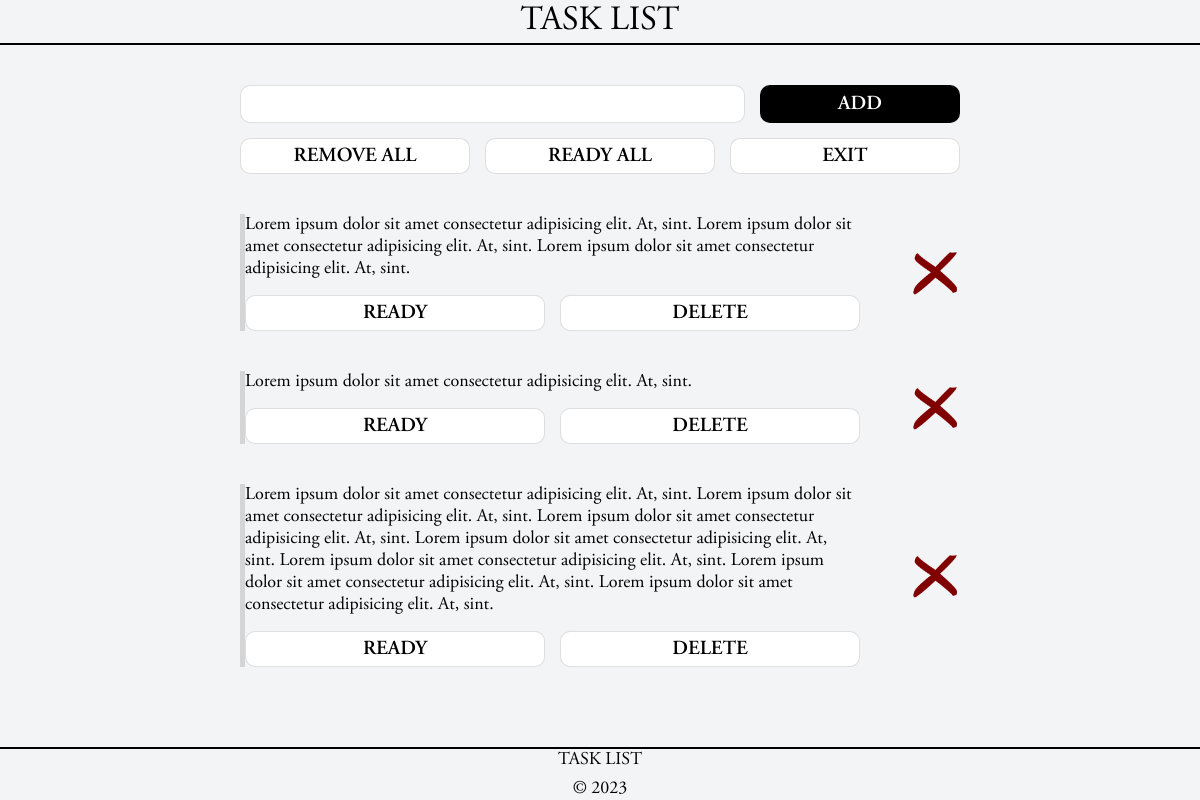
/index.php (signed in), run on the app's committed database.
### tables this page shows
CREATE TABLE `tasks` (
  `id` int(11) NOT NULL,
  `user_id` int(11) NOT NULL,
  `description` text NOT NULL,
  `status` varchar(255) NOT NULL,
  `created_at` datetime NOT NULL DEFAULT current_timestamp()
);

### index.php (called while the page is built, shortened)
<?php
	include 'components/header.php';
	include 'components/contents/main.php';
	include 'components/footer.php';
?>

### components/contents/main.php (the view, shortened to what this page needs)
<main class="main">
	<div class="container">
		<div class="tasklist_add">
			<form action="controllers/add.php" method="POST" class="tasklist_add_block">
				<input type="text" name="add_text" class="add_text">
				<input type="submit" name="add_sub" value="ADD" class="add_sub">
			</form>
			<div class="tasklist_add_block">
				<a href="controllers/delete.php?task_all=ALL" class="tasklist_btn">REMOVE ALL</a>
				<a href="controllers/status.php?task_all=ALL" class="tasklist_btn">READY ALL</a>
				<a href="controllers/exit.php" class="tasklist_btn">EXIT</a>
			</div>
		</div>
		<div class="tasklist">
			<?php
				$user_id = $_SESSION['user']['id'];
				$int_user_id = settype($user_id, 'integer');
				if($int_user_id) {
					$str_out_tasks = "SELECT * FROM `tasks` WHERE user_id = $user_id";
					$run_out_tasks = mysqli_query($connect, $str_out_tasks);
					$num_tasks = mysqli_num_rows($run_out_tasks);
					if ($num_tasks !== 0) {
						while ($out_tasks = mysqli_fetch_array($run_out_tasks)) {
							if ($out_tasks['status'] == 1) {
								$status_img = "<img src='assets/img/X.svg' alt=''>";
								$status_text = "READY";
							} elseif ($out_tasks['status'] == 2) {
								$status_img = "<img src='assets/img/V.svg' alt=''>";
								$status_text = "UNREADY";
							}
							echo "
							<div class='tasklist_items'>
								<div class='tasklist_item'>
										<p class='tasklist_item_text'>$out_tasks[description]</p>
										<div class='tasklist_item_btn'>
											<a href='controllers/status.php?task_id=$out_tasks[id]' class='tasklist_btn'>$status_text</a>
											<a href='controllers/delete.php?task_id=$out_tasks[id]' class='tasklist_btn'>DELETE</a>
										</div>
								</div>
								<div class='tasklist_status_img'>
									$status_img
								</div>
							</div>
							";
						}
					} else {
						echo "<p class='text_center'>NO TASKS</p>";
					}
				}
			?>
		</div>
	</div>
</main>

### components/header.php (shortened to what this page needs)
<!DOCTYPE html>
<html lang="en">
<head>
	<link rel="stylesheet" href="assets/css/style.css">
</head>
<body>
<div class="wrapper">
	<header class="header">
		<p class="header_title">TASK LIST</p>
	</header>

### components/footer.php
<footer class="footer">
	<p class="footer_text">TASK LIST</p>
	<p class="footer_text">&copy 2023</p>
</footer>
</div>
</body>
</html>

### assets/css/style.css (style rules this page uses)
* { margin: 0; padding: 0; box-sizing: border-box; text-decoration: none; font-family: "Adobe-Regular"; color: #000; font-size: 18px; }
html, body { width: 100%; height: 100%; background-color: #F2F4F6; }
.wrapper { height: 100%; display: flex; flex-direction: column; }
.header { height: 70px; display: flex; justify-content: center; align-items: center; border-bottom: 2px solid black; }
.header_title { font-size: 34px; font-family: "Adobe-Regular"; }
.main { height: 100%; flex: 1 1 auto; display: flex; justify-content: center; }
.footer { height: 70px; display: flex; flex-direction: column; justify-content: center; align-items: center; gap: 7px; border-top: 2px solid black; font-family: "Adobe-Regular"; color: black; }
.container { max-width: 720px; width: 100%; margin: 40px; }
.tasklist_add { display: flex; flex-direction: column; gap: 15px; }
.tasklist_add_block { display: flex; gap: 15px; justify-content: space-evenly; }
.add_text { max-width: 100%; width: 100%; min-height: 30px; border-radius: 10px; padding: 7px; border: 1px solid rgba(0,0,0,.13); }
.add_sub { padding: 5px 15px; max-width: 200px; width: 100%; min-height: 30px; background-color: #000; color: #fff; cursor: pointer; font-family: "Adobe-Semibold"; font-size: 20px; border-radius: 10px; border: 1px solid rgba(0,0,0,.13); }
.tasklist_btn { min-height: 30px; padding: 5px 15px; background-color: #fff; color: #000; cursor: pointer; font-family: "Adobe-Semibold"; font-size: 20px; border-radius: 10px; border: 1px solid rgba(0,0,0,.13); width: 100%; text-align: center; }
.tasklist_items { margin: 40px 0px; display: flex; gap: 50px; border-left: 5px solid rgba(0,0,0,.13); }
.tasklist_item { width: 100%; display: flex; flex-direction: column; gap: 15px; }
.tasklist_item_text { font-family: "Adobe-Regular"; color: black; }
.tasklist_item_btn { display: flex; gap: 15px; }
.tasklist_status_img { display: flex; justify-content: center; align-items: center; max-width: 50px; max-height: 100%; }
.tasklist_status_img > img { width: 50px; height: 50px; }

### data on the page
tasks: description "Lorem ipsum dolor sit amet consectetur adipisicing elit. At, sint. Lorem ipsum dolor sit amet consectetur adipisicing elit. At, sint. Lorem ipsum dolor sit amet consectetur adipisicing elit. At, sint.", status "READY"
tasks: description "Lorem ipsum dolor sit amet consectetur adipisicing elit. At, sint.", status "READY"
tasks: description "Lorem ipsum dolor sit amet consectetur adipisicing elit. At, sint. Lorem ipsum dolor sit amet consectetur adipisicing elit. At, sint. Lorem ipsum dolor sit amet consectetur adipisicing elit. At, sint. Lorem ipsum dolor sit amet consectetur adipisicing elit. At, sint. Lorem ipsum dolor sit amet consectetur adipisicing elit. At, sint. Lorem ipsum dolor sit amet consectetur adipisicing elit. At, sint. Lorem ipsum dolor sit amet consectetur adipisicing elit. At, sint.", status "READY"
